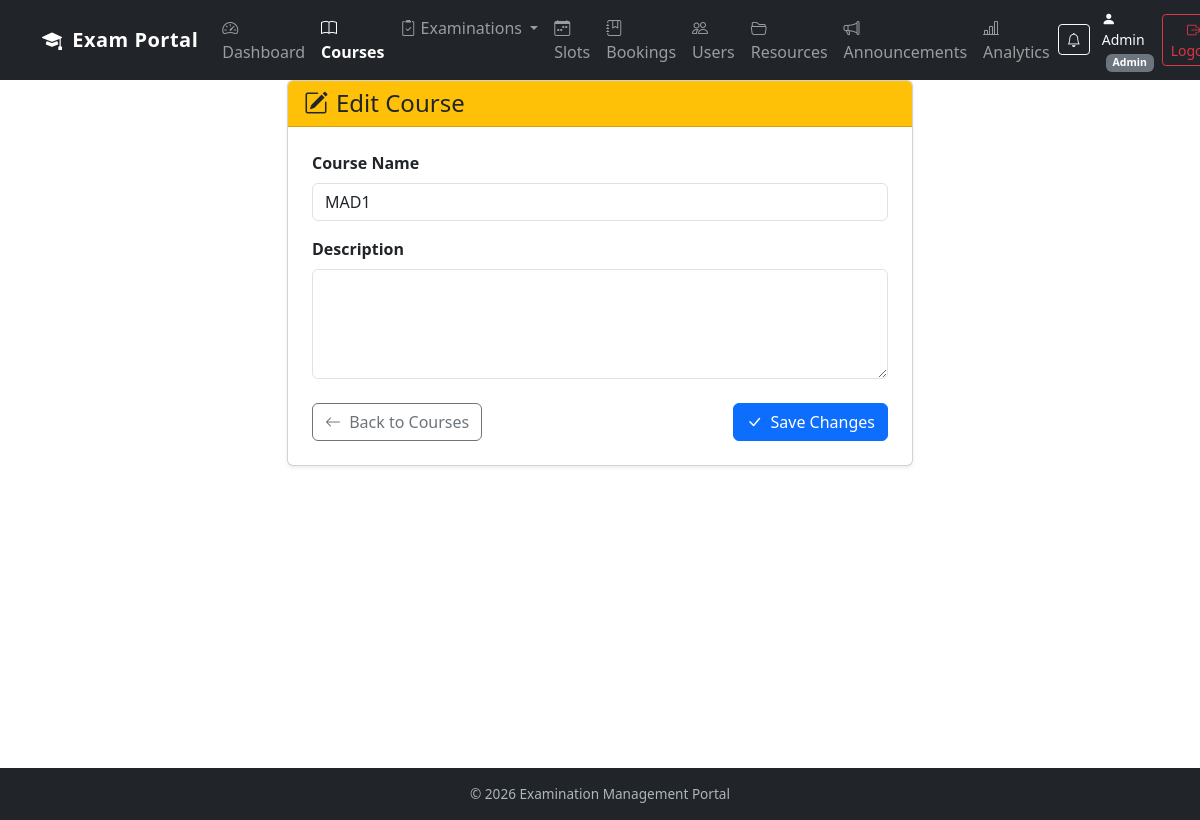
Page /course/edit/1 (signed in) on the earlier database version.
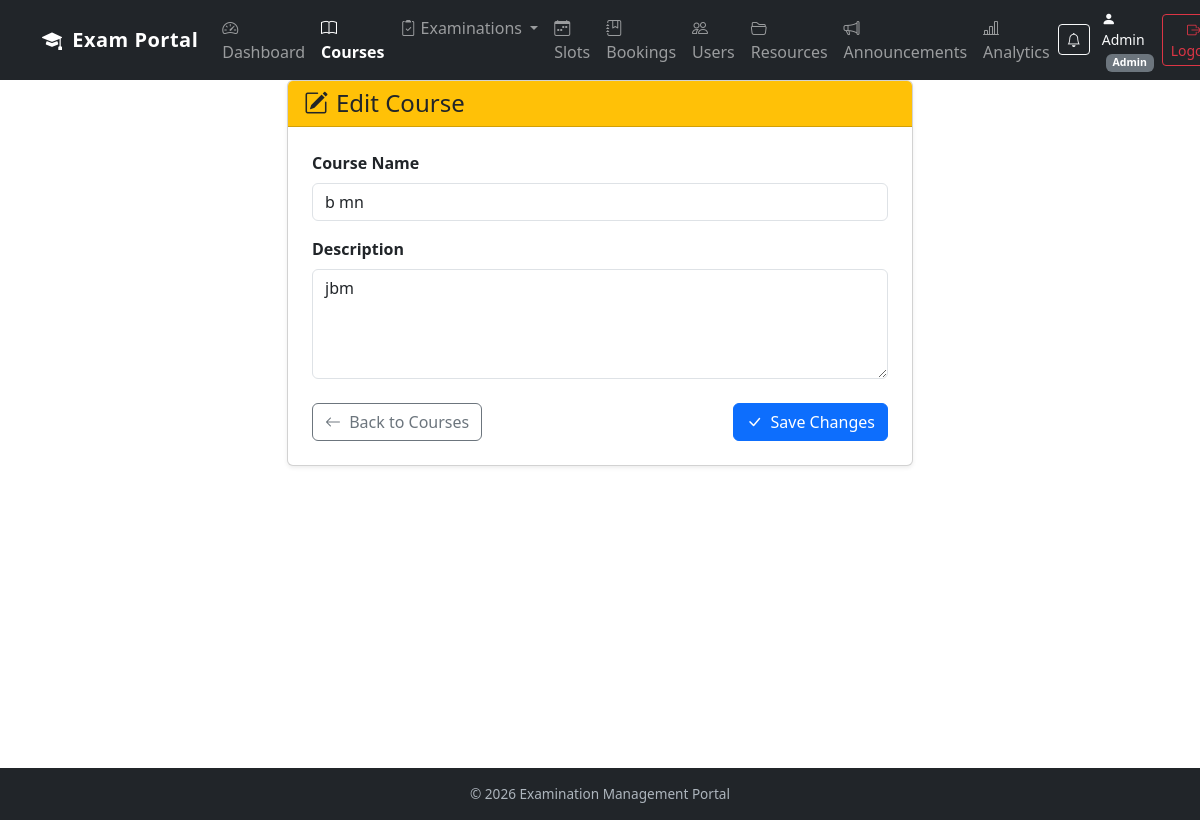
Same page on the later database version.
### models.py (models this page shows, shortened)
class Course(db.Model):
    id = db.Column(db.Integer, primary_key=True)
    name = db.Column(db.String(100), nullable=False)
    description = db.Column(db.String(500))

### app.py (the view, shortened to what this page needs)
@app.route("/course/edit/<int:course_id>", methods=["GET", "POST"])
@role_required("Admin")
def edit_course(course_id):
    course = Course.query.get_or_404(course_id)
    return render_template("edit_course.html", course=course)

### app.py (called while the page is built)
def role_required(required_role):
    def decorator(function):
        @wraps(function)
        def wrapper(*args, **kwargs):
            if "user_id" not in session:
                return redirect(url_for("login"))
            user = User.query.get(session["user_id"])
            if not user.is_active:
                session.clear()
                return redirect(url_for("login"))
            if user is None:
                session.clear()
                return redirect(url_for("login"))
            if user.role != required_role:
                abort(403)
            if user.role == "Examiner" and not user.is_approved:
                session.clear()
                return redirect(url_for("login"))
            return function(*args, **kwargs)
        return wrapper
    return decorator

@app.context_processor
def inject_global_data():
    unread_count = 0
    if "user_id" in session:
        unread_count = Notification.query.filter_by(
            user_id=session["user_id"],
            is_read=False
        ).count()
    return {"unread_notifications_count": unread_count}

### templates/edit_course.html (shortened to what this page needs)
{% extends "base.html" %}
{% block content %}
<div class="container mt-4" style="max-width: 650px;">
    <div class="card shadow-sm">
        <div class="card-header bg-warning text-dark">
            <h4 class="mb-0"><i class="bi bi-pencil-square me-2"></i>Edit Course</h4>
        </div>
        <div class="card-body p-4">
            <form method="POST">
                <div class="mb-3">
                    <label class="form-label fw-semibold">Course Name</label>
                    <input type="text" name="name" class="form-control"
                           value="{{ course.name }}" required>
                </div>
                <div class="mb-3">
                    <label class="form-label fw-semibold">Description</label>
                    <textarea name="description" class="form-control" rows="4">{{ course.description or "" }}</textarea>
                </div>
                <div class="d-flex justify-content-between pt-2">
                    <a href="{{ url_for('courses') }}" class="btn btn-outline-secondary">
                        <i class="bi bi-arrow-left me-1"></i> Back to Courses
                    </a>
                    <button type="submit" class="btn btn-primary">
                        <i class="bi bi-check-lg me-1"></i> Save Changes
                    </button>
                </div>
            </form>
        </div>
    </div>
</div>
{% endblock %}

Differences in the rows shown:
changed Course: name "MAD1" → "b mn"; description (not shown) → "jbm"
